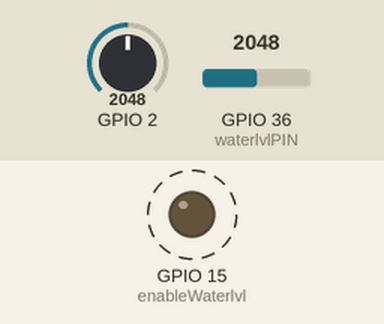
The program below on a simulated ESP32. Parts: output pins drawn as LEDs (lit = HIGH). Dashed ring = blinking. The test bench sets the inputs (shaded band); at power-on: GPIO 2 = 2048, GPIO 36 (waterlvlPIN) = 2048. WiFi joins after 1.5 s; servers stay silent unless stated; random numbers use the default seed unless the program sets one; no MQTT or app messages arrive unless stated; what the program prints to the serial monitor is not drawn.

Above: at 2.3 s.
Timing chart, 0 to 4.7 s (numbered marks = the images above):
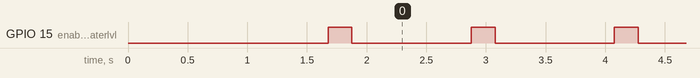

The program:

main.cpp
```cpp
#pragma region Includes
#include <Arduino.h>
#include <WiFi.h>
#include <PubSubClient.h> // MQTT
#pragma endregion Includes

#pragma region Define
// Water sensor
#define waterlvlPIN A0 // PIN 13
#define enableWaterlvl 15

// MQTT
#define mqtt_port 1883
#define MQTT_USER "mqtt-user"
#define MQTT_PASSWORD "mqqt-user-wrong-user"
#define MQTT_SERIAL_PUBLISH_CH "SmartBloempot"
#pragma endregion Define

#pragma region GlobaleVariabelen
int waterlvl{};

//soil moisture
const int AirValue{3500};   //you need to replace this value with Value_1
const int WaterValue{1300}; //you need to replace this value with Value_2
int soilMoistureValue{};
int soilmoisturepercent{};

// WiFi
WiFiClient wifiClient;
const char* ssid = "Cuyvers-Thielemans 0";
const char* password = "j7BMpXJP0Ssf";

// MQTT
PubSubClient client(wifiClient);
const char* mqtt_server = "https://cuythi.duckdns.org/";
#pragma endregion GlobaleVariabelen

#pragma region FunctieDeclaraties
void setupWiFi();

void grondvochtigheidsSensorEnWaterSensor(void* parameters);

// MQTT
void reconnect();
void callback(char* topic, byte* payload, unsigned int length);
void publishDataViaMqtt(void* parameters);
#pragma endregion FunctieDeclaraties

void setup()
{
  Serial.begin(9600);
  pinMode(waterlvlPIN, INPUT);
  pinMode(enableWaterlvl, OUTPUT);

  setupWiFi();
  client.setServer(mqtt_server, mqtt_port);
  client.setCallback(callback);
  reconnect();

  xTaskCreatePinnedToCore(
      grondvochtigheidsSensorEnWaterSensor,
      "grondvochtigheidsSensorEnWaterSensor",
      1024,
      NULL,
      1,
      NULL,
      1);

  xTaskCreatePinnedToCore(
      publishDataViaMqtt,
      "publishDataViaMqtt",
      1024,
      NULL,
      2,
      NULL,
      0);
}

void loop()
{
}

void setupWiFi()
{
  vTaskDelay(10 / portTICK_PERIOD_MS);
  // We start by connecting to a WiFi network
  Serial.println("Connecting to ");
  Serial.print(ssid);
  Serial.println();
  WiFi.begin(ssid, password);
  while (WiFi.status() != WL_CONNECTED)
  {
    vTaskDelay(200 / portTICK_PERIOD_MS);
    Serial.print(".");
  }
  randomSeed(micros());
  Serial.println("");
  Serial.println("WiFi connected");
  Serial.println("IP address: ");
  Serial.print(WiFi.localIP());
  Serial.println();
}

void grondvochtigheidsSensorEnWaterSensor(void* parameters)
{
  for (;;)
  {
    digitalWrite(enableWaterlvl, HIGH);
    vTaskDelay(200 / portTICK_PERIOD_MS);
    waterlvl = analogRead(waterlvlPIN);
    //Serial.println(waterlvl);
    digitalWrite(enableWaterlvl, LOW);
    vTaskDelay(1000 / portTICK_PERIOD_MS);
    soilMoistureValue = analogRead(A12);
    soilmoisturepercent = map(soilMoistureValue, AirValue, WaterValue, 0, 100);
    Serial.println(soilMoistureValue);
    //Serial.println(soilmoisturepercent);
  }
  vTaskDelete(NULL);
}

void reconnect()
{
  // Loop until we're reconnected
  while (!client.connected())
  {
    Serial.print("Attempting MQTT connection...");
    // Create a random client ID
    String clientId = "ESP32Client-";
    clientId += String(random(0xffff), HEX);
    // Attempt to connect
    if (client.connect(clientId.c_str(), MQTT_USER, MQTT_PASSWORD))
    {
      Serial.println("connected");
      //Once connected, publish an announcement
      client.publish("/icircuit/presence/ESP32/", "hello world");
    }
    else
    {
      Serial.print("failed, rc=");
      Serial.print(client.state());
      Serial.println(" try again in 5 seconds");
      // Wait 5 seconds before retrying
      vTaskDelay(5000 / portTICK_PERIOD_MS);
    }
  }
}

// MQTT callback functie
void callback(char* topic, byte* payload, unsigned int length)
{
  Serial.println("-------new message from broker-----");
  Serial.print("channel:");
  Serial.println(topic);
  Serial.print("data:");
  Serial.write(payload, length);
  Serial.println();
}

void publishDataViaMqtt(void* parameters)
{
  for (;;)
  {
    client.loop();
    if (!client.connected())
    {
      reconnect();
    }
    String tempStr = String(soilmoisturepercent);
    char tempCharArr[tempStr.length() + 1];
    tempStr.toCharArray(tempCharArr, tempStr.length() + 1);
    client.publish("SmartBloempot/soilMoisturePercent", tempCharArr);
    vTaskDelay(3000 / portTICK_PERIOD_MS);
  }
  vTaskDelete(NULL);
}
```

Measured:
- by itself, GPIO 15 (enableWaterlvl): alternates HIGH for 0.20 s and LOW for 1.0 s
